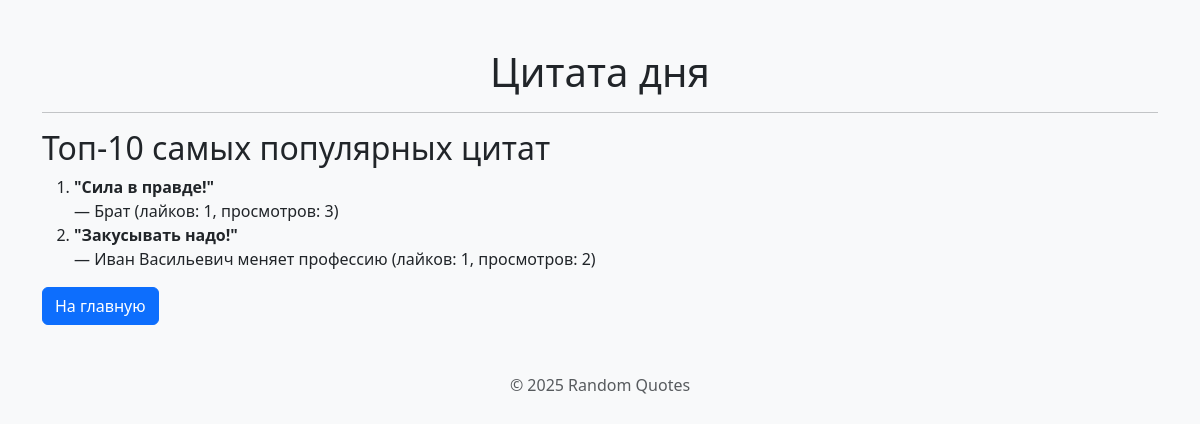
The app's page /top/, older data.
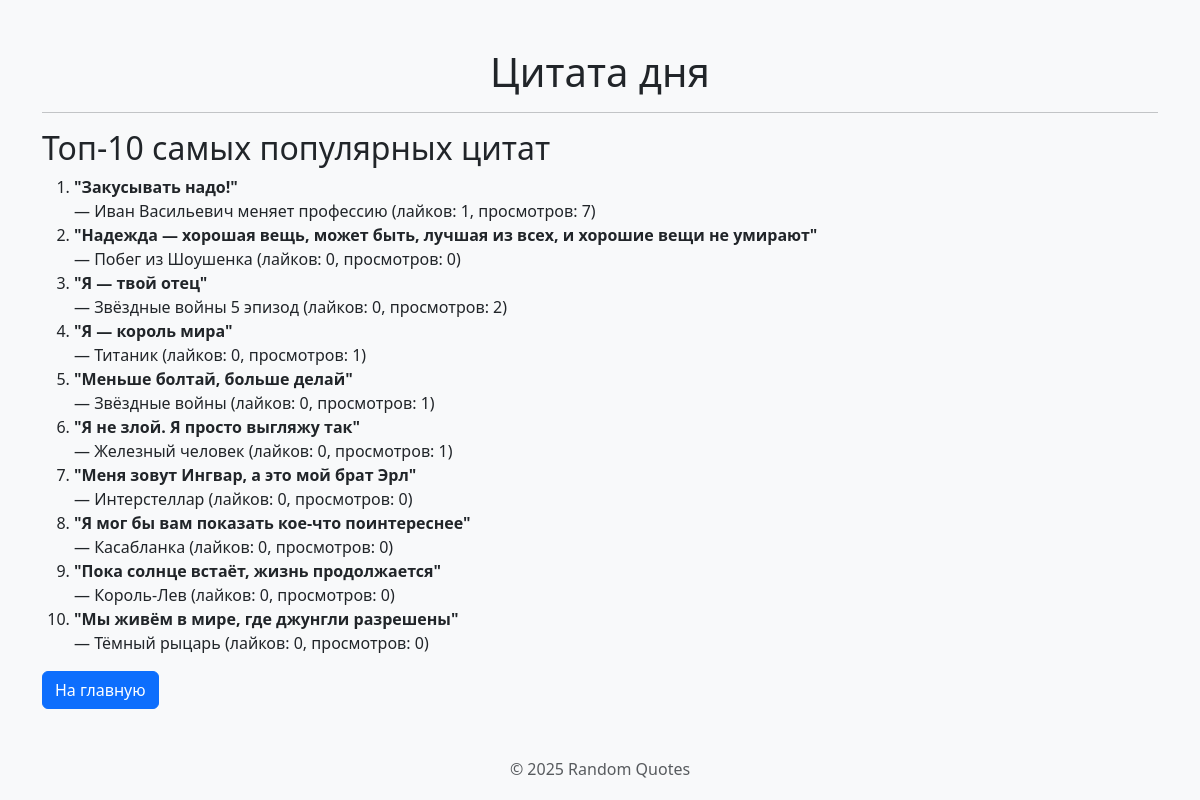
The same page, newer data.
### quotes/models.py (models this page shows, shortened)
class Quote(models.Model):
    text = models.TextField(unique=True)
    source = models.ForeignKey(Source, on_delete=models.CASCADE, related_name='quotes')
    weight = models.PositiveIntegerField(default=1, help_text="Чем выше — тем чаще показывается")
    views = models.PositiveIntegerField(default=0)
    likes = models.PositiveIntegerField(default=0)
    dislikes = models.PositiveIntegerField(default=0)
    created_at = models.DateTimeField(auto_now_add=True)

class Source(models.Model):
    SOURCE_TYPE_CHOICES = [
        ('movie', 'Фильм'),
        ('book', 'Книга'),
        ('series', 'Сериал'),
        ('other', 'Другое'),
    ]
    name = models.CharField(max_length=100, unique=True)
    type = models.CharField(max_length=20, choices=SOURCE_TYPE_CHOICES)

### quotes/views.py (the view)
# urls.py: path('top/', views.top_quotes, name='top_quotes'),
def top_quotes(request):
    top = Quote.objects.order_by('-likes')[:10]
    return render(request, 'quotes/top.html', {'quotes': top})

### quotes/templates/quotes/top.html
{% extends 'quotes/base.html' %}
{% block content %}
    <h2>Топ-10 самых популярных цитат</h2>
    <ol>
        {% for quote in quotes %}
            <li>
                <strong>"{{ quote.text|truncatechars:100 }}"</strong><br>
                — {{ quote.source.name }} (лайков: {{ quote.likes }}, просмотров: {{ quote.views }})
            </li>
        {% empty %}
            <li>Пока нет цитат.</li>
        {% endfor %}
    </ol>
    <a href="/" class="btn btn-primary">На главную</a>
{% endblock %}

### quotes/templates/quotes/base.html (shortened to what this page needs)
<!DOCTYPE html>
<html>
<head>
    <link href="https://cdn.jsdelivr.net/npm/bootstrap@5.3.0/dist/css/bootstrap.min.css" rel="stylesheet">
</head>
<body class="bg-light">
    <div class="container mt-5">
        <h1 class="text-center">Цитата дня</h1>
        <hr>
        {% block content %}{% endblock %}
        <footer class="text-center mt-5 text-muted">
            &copy; 2025 Random Quotes
        </footer>
    </div>
</body>
</html>

Row changes from the older to the newer data that the page shows:
removed Quote: text "Сила в правде!", source.name "Брат", likes "1", views "3"
changed Quote "Закусывать надо!": views "2" → "7"
added Quote: text "Надежда — хорошая вещь, может быть, лучшая из всех, и хорошие вещи не умирают", source.name "Побег из Шоушенка", likes "0", views "0"
added Quote: text "Я — твой отец", source.name "Звёздные войны 5 эпизод", likes "0", views "2"
added Quote: text "Я — король мира", source.name "Титаник", likes "0", views "1"
added Quote: text "Меньше болтай, больше делай", source.name "Звёздные войны", likes "0", views "1"
added Quote: text "Я не злой. Я просто выгляжу так", source.name "Железный человек", likes "0", views "1"
added Quote: text "Меня зовут Ингвар, а это мой брат Эрл", source.name "Интерстеллар", likes "0", views "0"
added Quote: text "Я мог бы вам показать кое-что поинтереснее", source.name "Касабланка", likes "0", views "0"
added Quote: text "Пока солнце встаёт, жизнь продолжается", source.name "Король-Лев", likes "0", views "0"
added Quote: text "Мы живём в мире, где джунгли разрешены", source.name "Тёмный рыцарь", likes "0", views "0"
